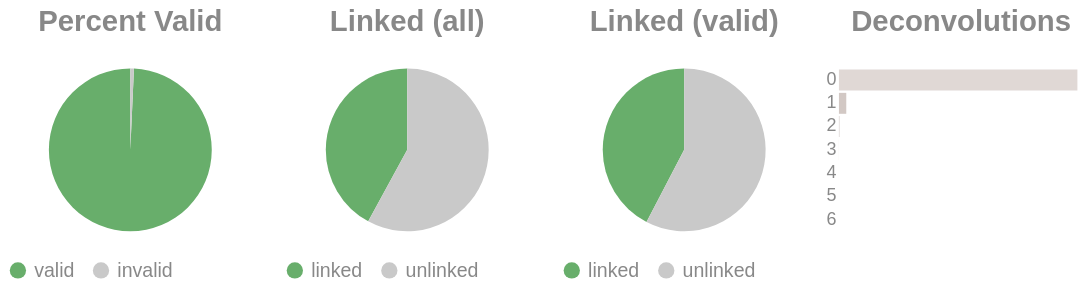

Write notebook code for a chart like this one.
### Code cell
if SKIPLR:
    pass
else:
    clash = Counter()
    for i in valids['molecule'].to_list():
        _mol = i.split("-")
        if len(_mol) == 1:
            clash.update('0')
        else:
            clash.update(_mol[-1])

    _d = {"deconvolutions": [], 'count': []}
    for k,v in clash.items():
        _d['deconvolutions'].append(k)
        _d['count'].append(v)

    tot_valid = valids['reads'].sum()
    mask = valids['reads'] >= 2
    n_linked_reads = valids.filter(mask)['reads'].sum()
    if n_linked_reads == 0:
        print_html("No linked molecules (>=2 reads) were detected; skipping linked-only distributions.")
        SKIPLR = True
    else:
        perc_valid = round(tot_valid / n_reads, 4)
        linked_perc_abs = round(n_linked_reads / n_reads, 4)
        linked_perc = round(n_linked_reads / tot_valid, 4)

    _valid = pl.DataFrame({"valids": ['valid', 'invalid'], "count": [tot_valid, n_reads - tot_valid]})
    _linked_abs = pl.DataFrame({"linked (absolute)": ['linked', 'unlinked'], "count": [n_linked_reads, n_reads - n_linked_reads]})
    _linked_rel = pl.DataFrame({"linked (valids)": ['linked', 'unlinked'], "count": [n_linked_reads, tot_valid - n_linked_reads]})

    (
        alt.hconcat(
            piechart(_valid, goodval = 'valid', title = "Percent Valid"),
            piechart(_linked_abs, goodval = "linked", title =  "Linked (all)"),
            piechart(_linked_rel, goodval = "linked", title =  "Linked (valid)"),
            convolutionbar(pl.DataFrame(_d), title = "Deconvolutions"),
            center = True,
            bounds = 'flush'
        )
        .resolve_scale(color='independent')
        .resolve_legend('independent')
        .properties(usermeta={'embedOptions': {"actions": False}})
    ).display()

### Figure 1 — Vega-Lite specification as saved in the notebook (floating-point values rounded to 4 significant figures)
{"width": "container", "height": 400, "config": {"title": {"anchor": "start", "dy": -15, "fontSize": 18, "color": "#888888", "subtitleColor": "#888888", "subtitleFontSize": 14}, "arc": {"fill": "#0072B2"}, "axis": {"domainColor": "#888888", "domainWidth": 0.5, "gridWidth": 0.2, "grid": false, "titleFontWeight": 400, "titleFontSize": 15, "labelFontSize": 11, "labelColor": "#888888", "tickColor": "#888888", "tickWidth": 0.2, "titleColor": "#888888"}, "axisBand": {"grid": false}, "axisX": {"grid": true, "tickSize": 10, "domainCap": "round"}, "axisY": {"domain": false, "grid": true, "tickSize": 0, "domainCap": "round"}, "background": "transparent", "header": {"labelFontSize": 15, "labelColor": "#888888", "titleFontSize": 15, "titleFontWeight": 600, "titleColor": "#888888"}, "legend": {"labelFont": "sans-serif", "labelFontSize": 12, "labelColor": "#888888", "symbolSize": 100, "symbolType": "circle", "titleFontSize": 12, "titlePadding": 10, "titleColor": "#888888", "title": null}, "range": {"category": ["#E69F00", "#56B4E9", "#009E73", "#F0E442", "#0072B2", "#D55E00", "#CC79A7", "#000000"], "diverging": ["#cfe8f3", "#a2d4ec", "#73bfe2", "#46abdb", "#1696d2", "#12719e"]}, "area": {"fill": "#0072B2", "fillOpacity": 0.7, "line": true, "strokeOpacity": 0.7}, "line": {"color": "#0072B2", "stroke": "#0072B2", "strokeWidth": 2}, "trail": {"color": "#0072B2", "stroke": "#0072B2", "strokeWidth": 0, "size": 1}, "point": {"filled": true, "fillOpacity": 1.0, "size": 95}, "text": {"color": "#888888", "fontSize": 11, "align": "right", "fontWeight": 400, "size": 11}, "bar": {"fill": "#0072B2", "stroke": null}, "view": {"stroke": null, "continuousWidth": 660, "continuousHeight": 400}}, "hconcat": [{"data": {"name": "data-491cd91797cd60d84319f5413e91b416"}, "mark": {"type": "arc"}, "encoding": {"color": {"field": "valids", "legend": {"orient": "bottom", "title": null}, "scale": {"domain": ["valid", "invalid"], "range": ["#68ae6b", "#C9C9C9"]}, "title": "Valids", "type": "nominal"}, "theta": {"field": "count", "type": "quantitative"}, "tooltip": [{"field": "valids", "title": "Valids", "type": "ordinal"}, {"field": "percent", "format": ".2%", "title": "Percent", "type": "quantitative"}, {"field": "count", "title": "Count", "type": "quantitative"}]}, "height": 100, "title": {"text": "Percent Valid", "align": "center", "anchor": "middle"}, "transform": [{"calculate": "datum.count / 4330999", "as": "percent"}], "width": 150}, {"data": {"name": "data-51662532d8f9ae29d442c1fbb90e042c"}, "mark": {"type": "arc"}, "encoding": {"color": {"field": "linked (absolute)", "legend": {"orient": "bottom", "title": null}, "scale": {"domain": ["linked", "unlinked"], "range": ["#68ae6b", "#C9C9C9"]}, "title": "Linked (Absolute)", "type": "nominal"}, "theta": {"field": "count", "type": "quantitative"}, "tooltip": [{"field": "linked (absolute)", "title": "Linked (Absolute)", "type": "ordinal"}, {"field": "percent", "format": ".2%", "title": "Percent", "type": "quantitative"}, {"field": "count", "title": "Count", "type": "quantitative"}]}, "height": 100, "title": {"text": "Linked (all)", "align": "center", "anchor": "middle"}, "transform": [{"calculate": "datum.count / 4330999", "as": "percent"}], "width": 150}, {"data": {"name": "data-ea8255ce411943cf7f7d15e94d7d7565"}, "mark": {"type": "arc"}, "encoding": {"color": {"field": "linked (valids)", "legend": {"orient": "bottom", "title": null}, "scale": {"domain": ["linked", "unlinked"], "range": ["#68ae6b", "#C9C9C9"]}, "title": "Linked (Valids)", "type": "nominal"}, "theta": {"field": "count", "type": "quantitative"}, "tooltip": [{"field": "linked (valids)", "title": "Linked (Valids)", "type": "ordinal"}, {"field": "percent", "format": ".2%", "title": "Percent", "type": "quantitative"}, {"field": "count", "title": "Count", "type": "quantitative"}]}, "height": 100, "title": {"text": "Linked (valid)", "align": "center", "anchor": "middle"}, "transform": [{"calculate": "datum.count / 4300124", "as": "percent"}], "width": 150}, {"data": {"name": "data-a0328ec09ddc415c9c3ee9bdefb754b2"}, "mark": {"type": "bar"}, "encoding": {"color": {"field": "deconvolutions", "legend": null, "scale": {"scheme": "lightgreyred"}, "type": "nominal"}, "tooltip": [{"field": "deconvolutions", "title": "Deconvolutions", "type": "ordinal"}, {"field": "percent", "format": ".2%", "title": "Percent", "type": "quantitative"}, {"field": "count", "title": "Count", "type": "quantitative"}], "x": {"axis": null, "field": "count", "type": "quantitative"}, "y": {"field": "deconvolutions", "sort": "ascending", "title": null, "type": "nominal"}}, "height": 100, "title": {"text": "Deconvolutions", "align": "center", "anchor": "middle"}, "transform": [{"calculate": "datum.count / 3023344", "as": "percent"}], "width": 150}], "bounds": "flush", "center": true, "resolve": {"legend": {"angle": "independent"}, "scale": {"color": "independent"}}, "usermeta": {"embedOptions": {"actions": false}}, "$schema": "https://vega.github.io/schema/vega-lite/v6.1.0.json", "datasets": {"data-491cd91797cd60d84319f5413e91b416": [{"valids": "valid", "count": 4300124}, {"valids": "invalid", "count": 30875}], "data-51662532d8f9ae29d442c1fbb90e042c": [{"linked (absolute)": "linked", "count": 1821180}, {"linked (absolute)": "unlinked", "count": 2509819}], "data-ea8255ce411943cf7f7d15e94d7d7565": [{"linked (valids)": "linked", "count": 1821180}, {"linked (valids)": "unlinked", "count": 2478944}], "data-a0328ec09ddc415c9c3ee9bdefb754b2": [{"deconvolutions": "0", "count": 2927761}, {"deconvolutions": "1", "count": 90039}, {"deconvolutions": "2", "count": 5025}, {"deconvolutions": "3", "count": 439}, {"deconvolutions": "4", "count": 59}, {"deconvolutions": "5", "count": 19}, {"deconvolutions": "6", "count": 2}]}}
